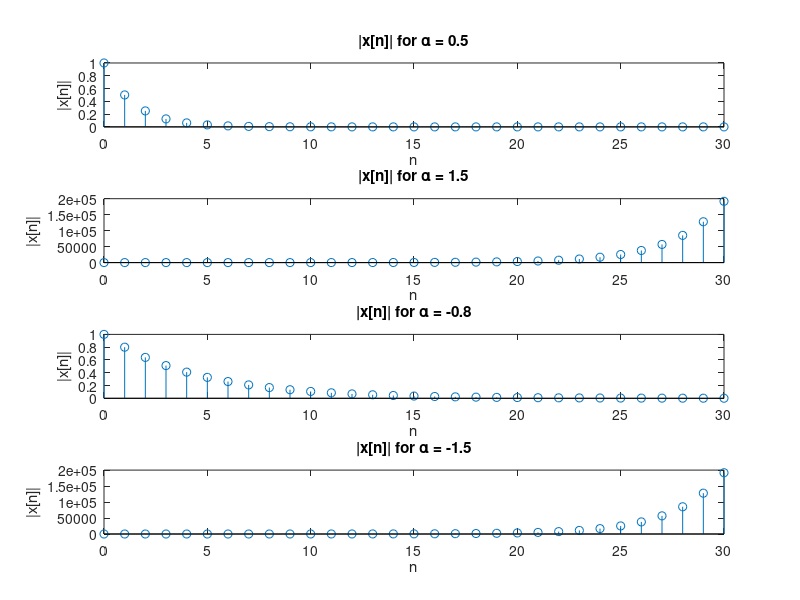

Write the MATLAB code that produced this figure.
n = 0:30;
alpha_values = [0.5, 1.5, -0.8, -1.5];
x = zeros(length(alpha_values), length(n));

for i = 1:length(alpha_values)
    alpha = alpha_values(i);
    x(i, :) = alpha .^ n .* exp(1j * 0.2 * pi * n);
    
    subplot(length(alpha_values), 1, i);
    stem(n, abs(x(i, :)));
    xlabel('n');
    ylabel('|x[n]|');
    title(['|x[n]| for \alpha = ', num2str(alpha_values(i))]);
end